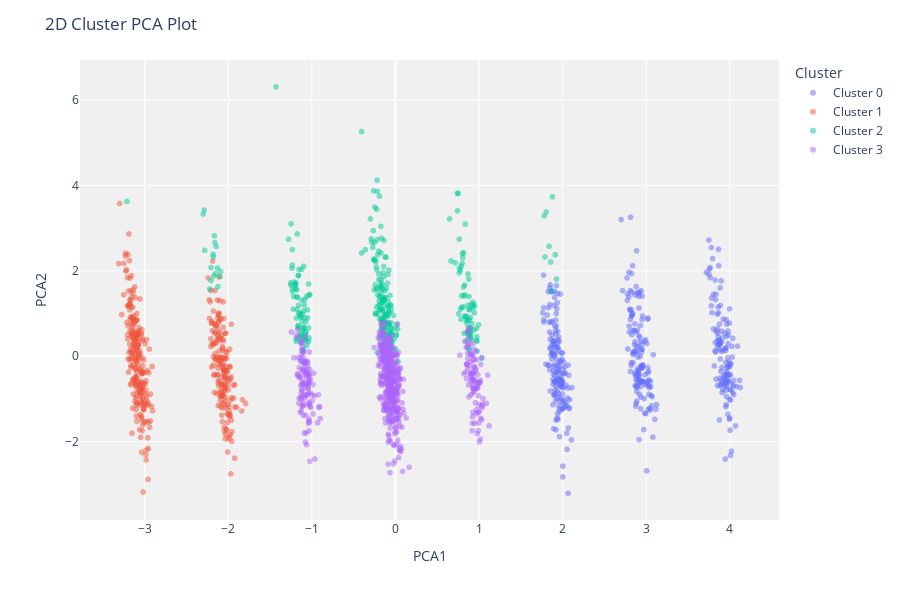
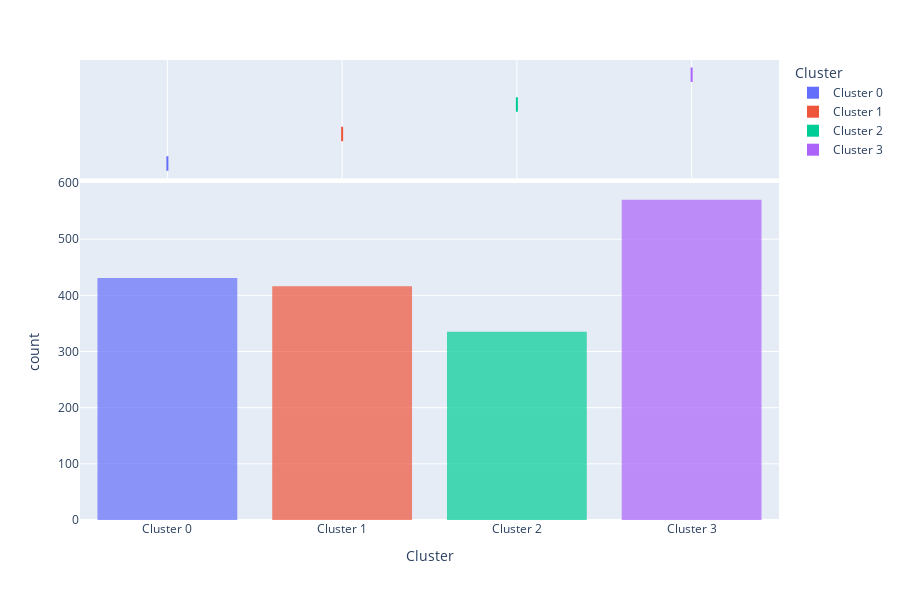

Write notebook code for charts like these, in order.
### Code cell
%matplotlib inline
experiment.plot_model(best_kmeans, plot = 'silhouette')
experiment.plot_model(best_kmeans, plot = 'cluster')
experiment.plot_model(best_kmeans, plot = 'distribution')

### Figure 1 — Plotly figure (JSON) as saved in the notebook; plotly's stock layout.template omitted (floating-point values rounded to 4 significant figures; data arrays with more than 128 entries replaced by an {"elided": "..."} marker saying what was removed)
{"data": [{"customdata": {"elided": "431x1 float values"}, "hovertemplate": "Cluster=Cluster 0<br>PCA1=%{x}<br>PCA2=%{y}<br>Feature=%{customdata[0]}<extra></extra>", "legendgroup": "Cluster 0", "marker": {"color": "#636efa", "opacity": 0.5, "symbol": "circle"}, "mode": "markers", "name": "Cluster 0", "showlegend": true, "textposition": "top center", "type": "scattergl", "x": {"elided": "431 float values"}, "xaxis": "x", "y": {"elided": "431 float values"}, "yaxis": "y"}, {"customdata": {"elided": "416x1 float values"}, "hovertemplate": "Cluster=Cluster 1<br>PCA1=%{x}<br>PCA2=%{y}<br>Feature=%{customdata[0]}<extra></extra>", "legendgroup": "Cluster 1", "marker": {"color": "#EF553B", "opacity": 0.5, "symbol": "circle"}, "mode": "markers", "name": "Cluster 1", "showlegend": true, "textposition": "top center", "type": "scattergl", "x": {"elided": "416 float values"}, "xaxis": "x", "y": {"elided": "416 float values"}, "yaxis": "y"}, {"customdata": {"elided": "335x1 float values"}, "hovertemplate": "Cluster=Cluster 2<br>PCA1=%{x}<br>PCA2=%{y}<br>Feature=%{customdata[0]}<extra></extra>", "legendgroup": "Cluster 2", "marker": {"color": "#00cc96", "opacity": 0.5, "symbol": "circle"}, "mode": "markers", "name": "Cluster 2", "showlegend": true, "textposition": "top center", "type": "scattergl", "x": {"elided": "335 float values"}, "xaxis": "x", "y": {"elided": "335 float values"}, "yaxis": "y"}, {"customdata": {"elided": "570x1 float values"}, "hovertemplate": "Cluster=Cluster 3<br>PCA1=%{x}<br>PCA2=%{y}<br>Feature=%{customdata[0]}<extra></extra>", "legendgroup": "Cluster 3", "marker": {"color": "#ab63fa", "opacity": 0.5, "symbol": "circle"}, "mode": "markers", "name": "Cluster 3", "showlegend": true, "textposition": "top center", "type": "scattergl", "x": {"elided": "570 float values"}, "xaxis": "x", "y": {"elided": "570 float values"}, "yaxis": "y"}], "layout": {"height": 600, "legend": {"title": {"text": "Cluster"}, "tracegroupgap": 0}, "margin": {"t": 60}, "plot_bgcolor": "rgb(240,240,240)", "title": {"text": "2D Cluster PCA Plot"}, "xaxis": {"anchor": "y", "domain": [0, 1], "title": {"text": "PCA1"}}, "yaxis": {"anchor": "x", "domain": [0, 1], "title": {"text": "PCA2"}}}}

### Figure 2 — Plotly figure (JSON) as saved in the notebook; plotly's stock layout.template omitted (floating-point values rounded to 4 significant figures; data arrays with more than 128 entries replaced by an {"elided": "..."} marker saying what was removed)
{"data": [{"alignmentgroup": "True", "bingroup": "x", "hovertemplate": "Cluster=%{x}<br>count=%{y}<extra></extra>", "legendgroup": "Cluster 0", "marker": {"color": "#636efa", "opacity": 0.7, "pattern": {"shape": ""}}, "name": "Cluster 0", "offsetgroup": "Cluster 0", "orientation": "v", "showlegend": true, "type": "histogram", "x": {"elided": "431 str values"}, "xaxis": "x", "yaxis": "y"}, {"alignmentgroup": "True", "customdata": {"elided": "431x10 float values"}, "hovertemplate": "Cluster=%{x}<br>comp_1=%{customdata[0]}<br>comp_2=%{customdata[1]}<br>comp_3=%{customdata[2]}<br>comp_4=%{customdata[3]}<br>comp_5=%{customdata[4]}<br>comp_6=%{customdata[5]}<br>comp_7=%{customdata[6]}<br>comp_8=%{customdata[7]}<br>comp_9=%{customdata[8]}<br>comp_10=%{customdata[9]}<extra></extra>", "legendgroup": "Cluster 0", "marker": {"color": "#636efa"}, "name": "Cluster 0", "notched": true, "offsetgroup": "Cluster 0", "showlegend": false, "type": "box", "x": {"elided": "431 str values"}, "xaxis": "x2", "yaxis": "y2"}, {"alignmentgroup": "True", "bingroup": "x", "hovertemplate": "Cluster=%{x}<br>count=%{y}<extra></extra>", "legendgroup": "Cluster 1", "marker": {"color": "#EF553B", "opacity": 0.7, "pattern": {"shape": ""}}, "name": "Cluster 1", "offsetgroup": "Cluster 1", "orientation": "v", "showlegend": true, "type": "histogram", "x": {"elided": "416 str values"}, "xaxis": "x", "yaxis": "y"}, {"alignmentgroup": "True", "customdata": {"elided": "416x10 float values"}, "hovertemplate": "Cluster=%{x}<br>comp_1=%{customdata[0]}<br>comp_2=%{customdata[1]}<br>comp_3=%{customdata[2]}<br>comp_4=%{customdata[3]}<br>comp_5=%{customdata[4]}<br>comp_6=%{customdata[5]}<br>comp_7=%{customdata[6]}<br>comp_8=%{customdata[7]}<br>comp_9=%{customdata[8]}<br>comp_10=%{customdata[9]}<extra></extra>", "legendgroup": "Cluster 1", "marker": {"color": "#EF553B"}, "name": "Cluster 1", "notched": true, "offsetgroup": "Cluster 1", "showlegend": false, "type": "box", "x": {"elided": "416 str values"}, "xaxis": "x2", "yaxis": "y2"}, {"alignmentgroup": "True", "bingroup": "x", "hovertemplate": "Cluster=%{x}<br>count=%{y}<extra></extra>", "legendgroup": "Cluster 2", "marker": {"color": "#00cc96", "opacity": 0.7, "pattern": {"shape": ""}}, "name": "Cluster 2", "offsetgroup": "Cluster 2", "orientation": "v", "showlegend": true, "type": "histogram", "x": {"elided": "335 str values"}, "xaxis": "x", "yaxis": "y"}, {"alignmentgroup": "True", "customdata": {"elided": "335x10 float values"}, "hovertemplate": "Cluster=%{x}<br>comp_1=%{customdata[0]}<br>comp_2=%{customdata[1]}<br>comp_3=%{customdata[2]}<br>comp_4=%{customdata[3]}<br>comp_5=%{customdata[4]}<br>comp_6=%{customdata[5]}<br>comp_7=%{customdata[6]}<br>comp_8=%{customdata[7]}<br>comp_9=%{customdata[8]}<br>comp_10=%{customdata[9]}<extra></extra>", "legendgroup": "Cluster 2", "marker": {"color": "#00cc96"}, "name": "Cluster 2", "notched": true, "offsetgroup": "Cluster 2", "showlegend": false, "type": "box", "x": {"elided": "335 str values"}, "xaxis": "x2", "yaxis": "y2"}, {"alignmentgroup": "True", "bingroup": "x", "hovertemplate": "Cluster=%{x}<br>count=%{y}<extra></extra>", "legendgroup": "Cluster 3", "marker": {"color": "#ab63fa", "opacity": 0.7, "pattern": {"shape": ""}}, "name": "Cluster 3", "offsetgroup": "Cluster 3", "orientation": "v", "showlegend": true, "type": "histogram", "x": {"elided": "570 str values"}, "xaxis": "x", "yaxis": "y"}, {"alignmentgroup": "True", "customdata": {"elided": "570x10 float values"}, "hovertemplate": "Cluster=%{x}<br>comp_1=%{customdata[0]}<br>comp_2=%{customdata[1]}<br>comp_3=%{customdata[2]}<br>comp_4=%{customdata[3]}<br>comp_5=%{customdata[4]}<br>comp_6=%{customdata[5]}<br>comp_7=%{customdata[6]}<br>comp_8=%{customdata[7]}<br>comp_9=%{customdata[8]}<br>comp_10=%{customdata[9]}<extra></extra>", "legendgroup": "Cluster 3", "marker": {"color": "#ab63fa"}, "name": "Cluster 3", "notched": true, "offsetgroup": "Cluster 3", "showlegend": false, "type": "box", "x": {"elided": "570 str values"}, "xaxis": "x2", "yaxis": "y2"}], "layout": {"barmode": "relative", "height": 600, "legend": {"title": {"text": "Cluster"}, "tracegroupgap": 0}, "margin": {"t": 60}, "xaxis": {"anchor": "y", "categoryarray": ["Cluster 0", "Cluster 1", "Cluster 2", "Cluster 3"], "categoryorder": "array", "domain": [0, 1], "title": {"text": "Cluster"}}, "xaxis2": {"anchor": "y2", "domain": [0, 1], "matches": "x", "showgrid": true, "showticklabels": false}, "yaxis": {"anchor": "x", "domain": [0, 0.7326], "title": {"text": "count"}}, "yaxis2": {"anchor": "x2", "domain": [0.7426, 1], "matches": "y2", "showgrid": false, "showline": false, "showticklabels": false, "ticks": ""}}}
